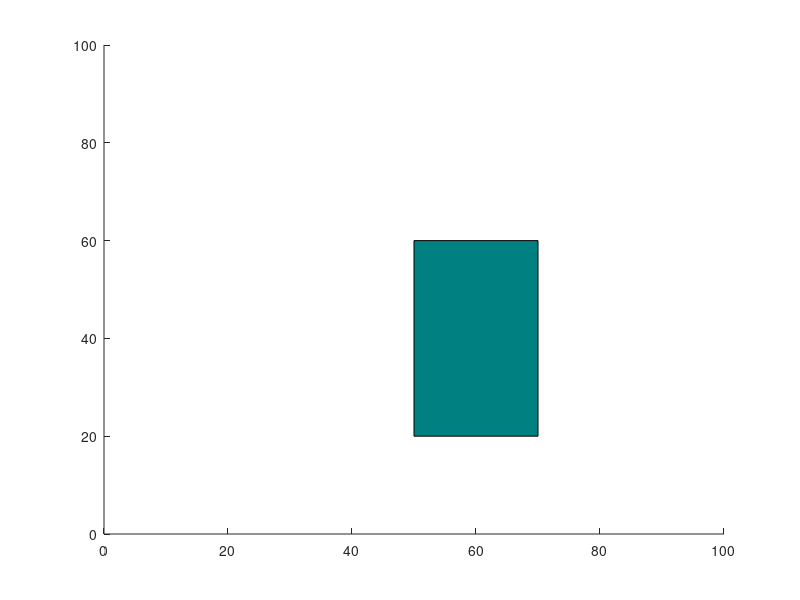

The MATLAB source for this figure: (Note: this script raises an error after producing the figure.)
% nodes:    Contains list of all explored nodes. Each node contains its
%           coordinates, cost to reach and its parent.
% 
% Brief description of first use of RRT* algorithm: 
% 1. Pick a random node q_rand.
% 2. Find the closest node q_near from explored nodes to branch out from, towards
%    q_rand.
% 3. Steer from q_near towards q_rand: interpolate if node is too far away, reach
%    q_new. Check that obstacle is not hit.
% 4. Update cost of reaching q_new from q_near, treat it as Cmin. For now,
%    q_near acts as the parent node of q_new.
% 5. From the list of 'visited' nodes, check for nearest neighbors with a 
%    given radius, insert in a list q_nearest.
% 6. In all members of q_nearest, check if q_new can be reached from a
%    different parent node with cost lower than Cmin, and without colliding
%    with the obstacle. Select the node that results in the least cost and 
%    update the parent of q_new.
% 7. Add q_new to node list.
% 8. Continue until maximum number of nodes is reached or goal is hit.

clearvars
close all

%Creating graph and obstacle 
x_max = 100;
y_max = 100;
obstacle = [50,20,20,40];
EPS = 2;
numNodes = 1000;        

%Arbitrarly choosing start and goal nodes 
q_start.coord = [0 0];
q_start.cost = 0;
q_start.parent = 0;
q_goal.coord = [99 99];
q_goal.cost = 0;

%Creating figure for visualization 
figure(1)
axis([0 x_max 0 y_max])
rectangle('Position',obstacle,'FaceColor',[0 .5 .5])
hold on

%Call to RRT Function 
% Define state space and validator for your RRT planner
bounds = [0, x_max; 0, y_max; -pi, pi];
stateSpace = stateSpaceSE2(bounds);  
stateVal = validatorOccupancyMap(stateSpace);

% Create the RRT planner
planner = plannerRRT(stateSpace, stateVal,'MaxConnectionDistance', EPS, 'MaxNumTreeNodes', numNodes);

start = [q_start.coord(1), q_start.coord(2)]; 
goal = [q_goal.coord(1), q_goal.coord(2)]; 

[path, solutionInfo] = plan(planner, start, goal);

 
%%  
%Creating new obstacle 
bounding_box = [10,20,10,10];
rectangle('Position',bounding_box,'FaceColor',[0 .5 .5] )

%creating final_path to add all final points to this array
pathT = {}; 
final_path = {};
pathT{end+1} = q_start.coord;
pathT = flip(pathT);

%Creating new graph and determining total number of nodes  
x_max1 = 90;
y_max1 = 90;
rand_max_x = 50;
rand_max_y = 50;
EPS1 = 1;
Area = x_max1*y_max1;
radii = 50; %radius of new area around bounding box
radius = 3.14*(radii^2); %area around bounding box
bb_area = bounding_box(3)*bounding_box(4); %area of bounding_box
A = radius-bb_area; %total area around bounding_box, subtracting area of bounding_box itself
original_density = EPS/(x_max*y_max); %density of nodes in original graph with just obstacle
numNodes1 = A*original_density; %number of Nodes for area around bounding_box

%Trying to do vectorization below
%prevPoints = [{pathT{end}}, pathT(1:end-1)];
%currentPoints = pathT;

%collide = cell(1, length(pathT));
%collide(2:n) = arrayfun(@(i) noCollision(currentPoints{i}, prevPoints{i}, bounding_box), 2:length(pathT), 'UniformOutput',false);

% collide = arrayfun(@noCollision,pathT);

collide  = {};
for i = 1:1:length(pathT)-1
  collide{end+1} = noCollision(pathT{i+1},pathT{i},bounding_box);
end

for i = 1:1:(length(collide)-1)
    if collide{i} == 0
       q_start1.coord = pathT{i-1};
       q_start1.cost = 0;
       q_start1.parent = 0;
       for j = i:1:length(collide)
           if collide{j} == 1
               q_goal1.coord = pathT{j};
               q_goal1.cost = 0;
               break
           end
       end
    else
        final_path{end+1} = pathT{i};
    end

end


for i = 1:1:length(collide) -1 
    if collide{i} == 0
        nodes(2) = q_start1;
        figure(1)
        axis([0 x_max 0 y_max])
        rectangle('Position',bounding_box,'FaceColor',[0 .5 .5] )
        rectangle('Position',obstacle,'FaceColor', [0 .5 .5])
        hold on 
        
        for i = 1:1:numNodes1
          q_rand1 = [floor(rand(1)*rand_max_x) floor(rand(1)*rand_max_y)];
          plot(q_rand1(1), q_rand1(2), 'x', 'Color',  [0 0.4470 0.7410])
            
          % Break if goal node is already reached
          for j = 1:1:length(nodes)
             if nodes(j).coord == q_goal1.coord
                  break
             end 
          end
                 
                
          ndist = [];
          for j = 1:1:length(nodes)
             n = nodes(j);
             tmp = dist(n.coord, q_rand1);
             ndist = [ndist tmp];
          end
          [val, idx] = min(ndist);
          q_near1 = nodes(idx);
        
        %% 
        
           q_new1.coord = steer(q_rand1, q_near1.coord, val, EPS1);        
           if noCollision(q_rand1, q_near1.coord, bounding_box)
              if noCollision(q_rand1,q_near1.coord,obstacle)
                line([q_near1.coord(1), q_new1.coord(1)], [q_near1.coord(2), q_new1.coord(2)], 'Color', 'k', 'LineWidth', 2);
                drawnow
                hold on
                q_new1.cost = dist(q_new1.coord, q_near1.coord) + q_near1.cost;
                % Within a radius of r, find all existing nodes
                q_nearest1 = [];
                r = 2;
                neighbor_count1 = 1;
                for j = 1:1:length(nodes)
                    if (noCollision(nodes(j).coord, q_new1.coord, bounding_box) == 1) && (noCollision(nodes(j).coord,q_new1.coord, obstacle)== 1) && (dist(nodes(j).coord, q_new1.coord) <= r)
                        q_nearest1(neighbor_count1).coord = nodes(j).coord;
                        q_nearest1(neighbor_count1).cost = nodes(j).cost;
                        neighbor_count1 = neighbor_count1+1;
                     end
                 end
        
                 q_min1 = q_near1;
                 C_min1 = q_new1.cost;
        
                 for k = 1:1:length(q_nearest1)
                     if noCollision(q_nearest1(k).coord, q_new1.coord, bounding_box) && noCollision(q_nearest1(k).coord, q_new1.coord, obstacle) && (q_nearest1(k).cost + dist(q_nearest1(k).coord, q_new1.coord) < C_min1)
                          q_min1 = q_nearest1(k);
                          C_min1 = q_nearest1(k).cost + dist(q_nearest1(k).coord, q_new1.coord);
                          line([q_min1.coord(1), q_new1.coord(1)], [q_min1.coord(2), q_new1.coord(2)], 'Color', 'g');                
                          hold on
                     end
                 end
        
                 for j = 1:1:length(nodes)
                     if nodes(j).coord == q_min1.coord
                        q_new1.parent = j;
                     end
                  end
        
                  nodes = [nodes q_new1];
              end
           end
        end 
                
        
            D = [];
            for j = 1:1:length(nodes)
                tmpdist = dist(nodes(j).coord, q_goal1.coord);
                D = [D tmpdist];
            end
            
            [val, idx] = min(D);
            q_final = nodes(idx);
            q_goal1.parent = idx;
            q_end1 = q_goal1;
            nodes = [nodes q_goal1];
            while q_end1.parent ~= 0
               start = q_end1.parent;
               line([q_end1.coord(1), nodes(start).coord(1)], [q_end1.coord(2), nodes(start).coord(2)], 'Color', 'b', 'LineWidth', 2)
               pathpoint1 = [q_end1.coord(1), q_end1.coord(2)];
               final_path{end+1} = pathpoint1;
               hold on
               q_end1 = nodes(start);
            end

    end
end
         
disp(final_path);
